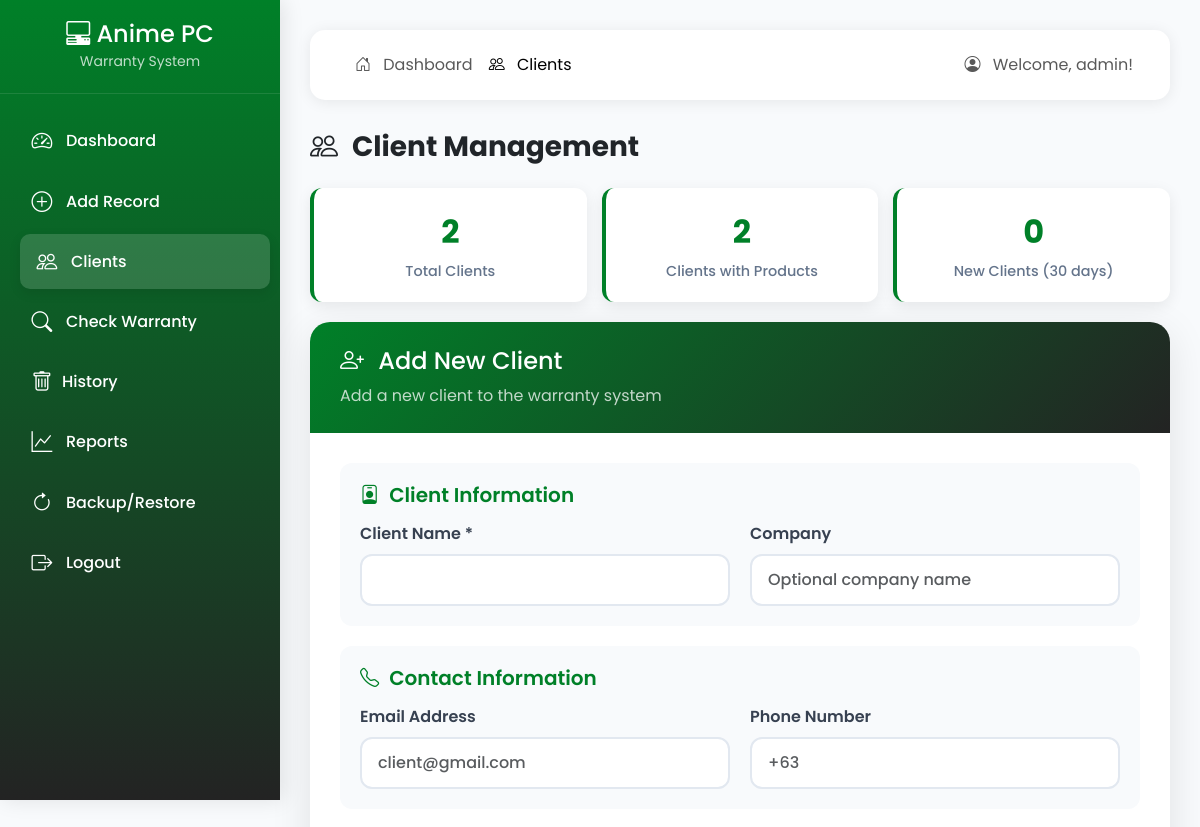
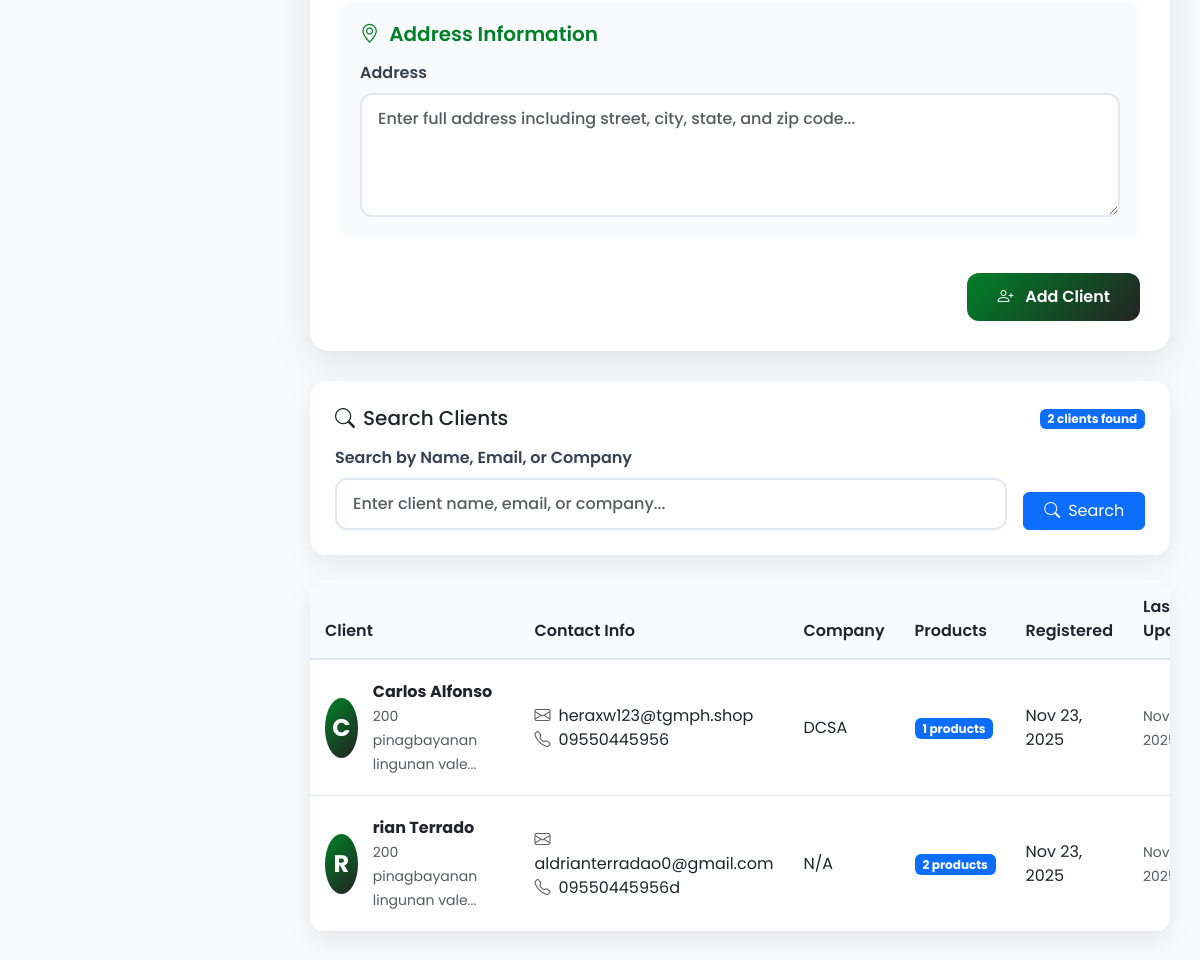
/clients.php (signed in), run on an earlier commit of the app's database (2 pictures, top to bottom).
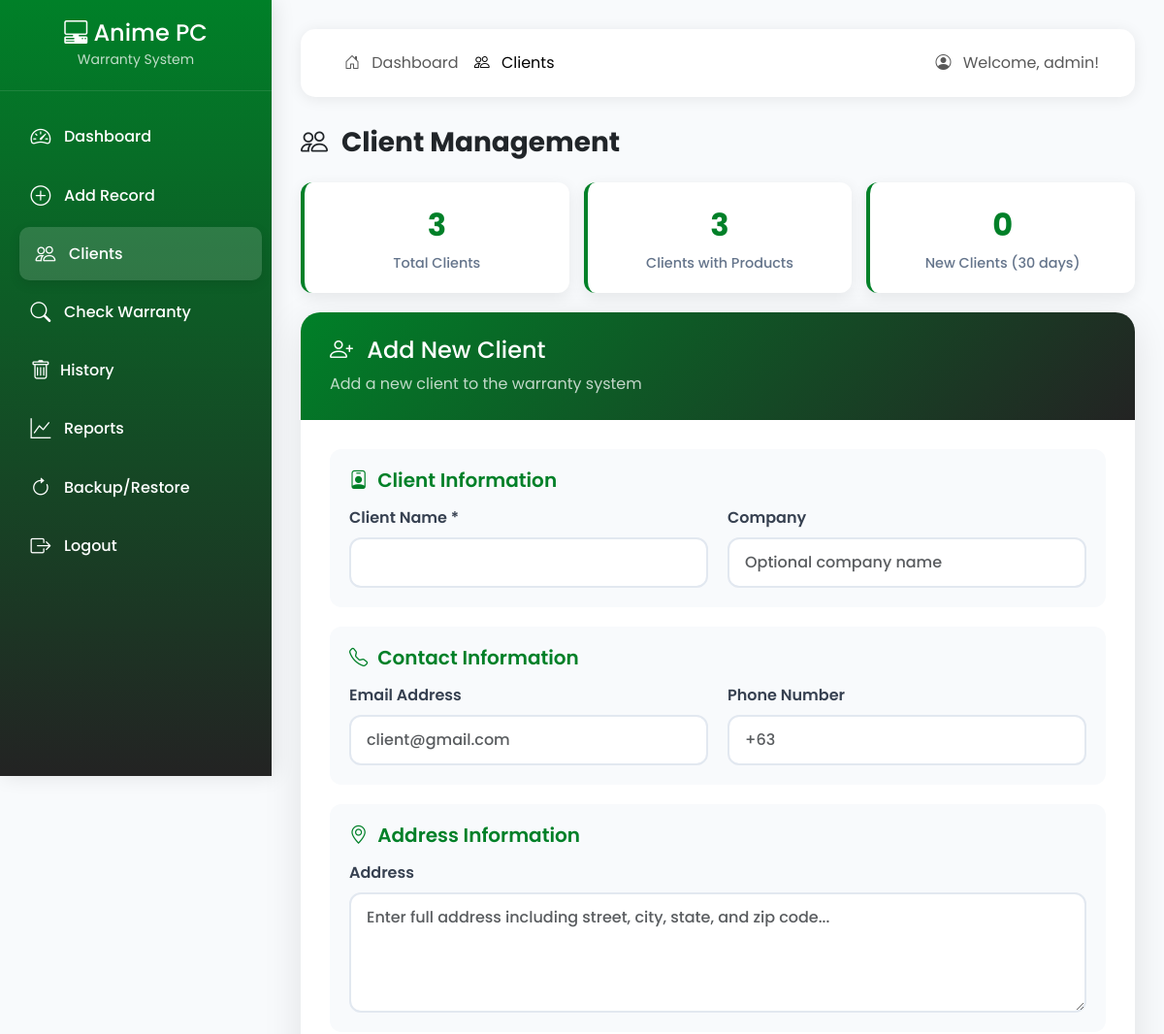
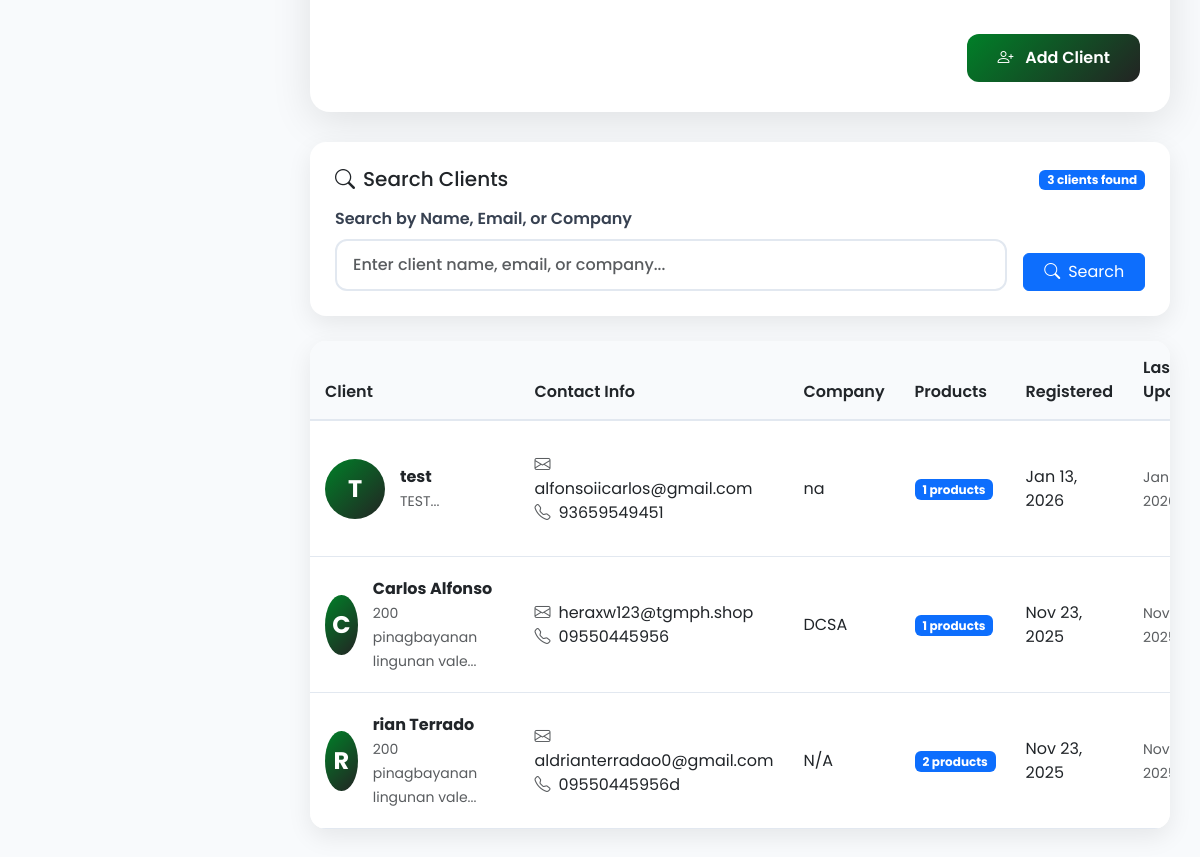
And on a later commit of the database (2 pictures, top to bottom).
### tables this page shows
CREATE TABLE `clients` (
  `id` int(11) NOT NULL AUTO_INCREMENT,
  `client_name` varchar(255) NOT NULL,
  `email` varchar(255) DEFAULT NULL,
  `phone` varchar(20) DEFAULT NULL,
  `address` text DEFAULT NULL,
  `company` varchar(255) DEFAULT NULL,
  `created_at` timestamp NOT NULL DEFAULT current_timestamp(),
  `updated_at` timestamp NOT NULL DEFAULT current_timestamp() ON UPDATE current_timestamp(),
  PRIMARY KEY (`id`)
);

### clients.php (the view, shortened to what the changed rows need)
<?php
include 'config.php';
$editClient = null;
$query = "SELECT c.*, COUNT(p.id) as product_count
          FROM clients c
          LEFT JOIN products p ON c.id = p.client_id
          WHERE 1=1";
$params = [];
$query .= " GROUP BY c.id ORDER BY c.created_at DESC";
$stmt = $pdo->prepare($query);
$stmt->execute($params);
$clients = $stmt->fetchAll();
?>
<!DOCTYPE html>
<html lang="en">
<head>
    <link href="https://cdn.jsdelivr.net/npm/bootstrap@5.3.0-alpha1/dist/css/bootstrap.min.css" rel="stylesheet">
    <link rel="stylesheet" href="https://cdn.jsdelivr.net/npm/bootstrap-icons@1.11.0/font/bootstrap-icons.css">
   <link rel="stylesheet" href="client.css">
</head>
<body>
    <div class="main-content">
        <h1 class="h3 fw-bold text-dark mb-4">
            <i class="bi <?php echo $editClient ? 'bi-pencil' : 'bi-people'; ?> me-2"></i>
            <?php echo $editClient ? 'Edit Client' : 'Client Management'; ?>
        </h1>
        <?php if (!$editClient): ?>
        <div class="client-stats">
            <?php
            $totalClients = $pdo->query("SELECT COUNT(*) FROM clients")->fetchColumn();
            $clientsWithProducts = $pdo->query("SELECT COUNT(DISTINCT client_id) FROM products WHERE client_id IS NOT NULL")->fetchColumn();
            $recentClients = $pdo->query("SELECT COUNT(*) FROM clients WHERE created_at >= DATE_SUB(NOW(), INTERVAL 30 DAY)")->fetchColumn();
            ?>
            <div class="stat-card">
                <div class="stat-number"><?php echo $totalClients; ?></div>
                <div class="stat-label">Total Clients</div>
            </div>
            <div class="stat-card">
                <div class="stat-number"><?php echo $clientsWithProducts; ?></div>
                <div class="stat-label">Clients with Products</div>
            </div>
            <div class="stat-card">
                <div class="stat-number"><?php echo $recentClients; ?></div>
                <div class="stat-label">New Clients (30 days)</div>
            </div>
        </div>
        <?php endif; ?>
        <div class="search-box">
            <div class="d-flex justify-content-between align-items-center mb-3">
                <div>
                    <span class="badge bg-primary"><?php echo count($clients); ?> clients found</span>
                </div>
            </div>
        </div>
        <div class="client-table">
            <div class="table-responsive">
                <table class="table table-hover mb-0">
                    <thead>
                        <tr>
                            <th>Client</th>
                            <th>Contact Info</th>
                            <th>Company</th>
                            <th>Products</th>
                            <th>Registered</th>
                            <th>Last Updated</th>
                        </tr>
                    </thead>
                    <tbody>
                        <?php if (count($clients) > 0): ?>
                            <?php foreach ($clients as $client):
                                $initial = strtoupper(substr($client['client_name'], 0, 1));
                            ?>
                                <tr>
                                    <td>
                                        <div class="d-flex align-items-center">
                                            <div class="client-avatar">
                                                <?php echo $initial; ?>
                                            </div>
                                            <div>
                                                <strong><?php echo htmlspecialchars($client['client_name']); ?></strong>
                                                <?php if ($client['address']): ?>
                                                    <br><small class="text-muted"><?php echo substr(htmlspecialchars($client['address']), 0, 30); ?>...</small>
                                                <?php endif; ?>
                                            </div>
                                        </div>
                                    </td>
                                    <td>
                                        <?php if ($client['email']): ?>
                                            <div><i class="bi bi-envelope me-2 text-muted"></i><?php echo htmlspecialchars($client['email']); ?></div>
                                        <?php endif; ?>
                                        <?php if ($client['phone']): ?>
                                            <div><i class="bi bi-telephone me-2 text-muted"></i><?php echo htmlspecialchars($client['phone']); ?></div>
                                        <?php endif; ?>
                                    </td>
                                    <td><?php echo htmlspecialchars($client['company'] ?: 'N/A'); ?></td>
                                    <td>
                                        <span class="badge bg-<?php echo $client['product_count'] > 0 ? 'primary' : 'secondary'; ?>">
                                            <?php echo $client['product_count']; ?> products
                                        </span>
                                    </td>
                                    <td><?php echo date('M j, Y', strtotime($client['created_at'])); ?></td>
                                    <td>
                                        <small class="text-muted">
                                            <?php echo $client['updated_at'] ? date('M j, Y', strtotime($client['updated_at'])) : 'Never'; ?>
                                        </small>
                                    </td>
                                </tr>
                            <?php endforeach; ?>
                        <?php endif; ?>
                    </tbody>
                </table>
            </div>
        </div>
    </div>
</body>
</html>

What changed in the data, as far as the page shows it:
added clients: client_name "T", client_name "test", address "TEST", email "alfonsoiicarlos@gmail.com", phone "93659549451", company "na", product_count "1", created_at "Jan 13, 2026", updated_at "Jan…"
Also different on the page:
$totalClients: "2" → "3"
$clientsWithProducts: "2" → "3"
count($clients): "2" → "3"
